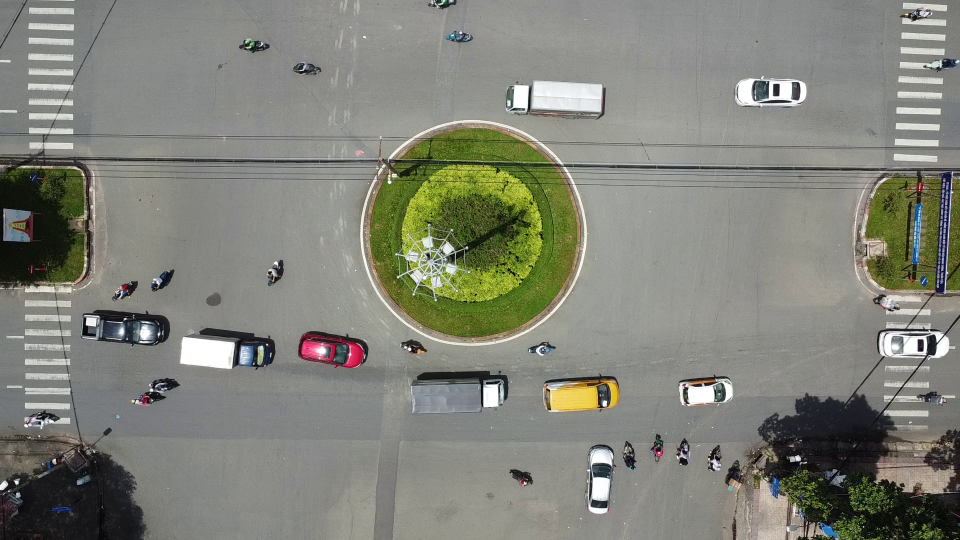
#> input picture Sample Images/5640.jpg, 1920 x 1080 px (shown at 1/2 size); its folder holds 3 pictures in this run
$ python XML_to_DRASHTI-HaOBB.py
#> lines starting #> are read from the running program, lines starting #| are printed output that depends on the picture; after the words box and inside, x2 and y2 are one past the last pixel; in counts of white or black regions, pixels touching at a corner belong together
import xml.etree.ElementTree as ET
import math
import numpy as np
import cv2
import os
import shutil

#Update images and XML path
img_path="Sample Images"
xml_path="Annotations/annotations.xml"
##################


def get_rotated_box_points(xtl, ytl, xbr, ybr, angle_deg):
    isTouching=False
    # center, width, height
    cx = (xtl + xbr) / 2
    cy = (ytl + ybr) / 2
    w = xbr - xtl
    h = ybr - ytl

    angle = math.radians(angle_deg)

    # rectangle corners (before rotation)
    dx = w / 2
    dy = h / 2
    corners = [
        (-dx, -dy),
        ( dx, -dy),
        ( dx,  dy),
        (-dx,  dy)
    ]

    # rotate around center
    points = []
    for x, y in corners:
        xr = x * math.cos(angle) - y * math.sin(angle) + cx
        yr = x * math.sin(angle) + y * math.cos(angle) + cy
        if (xr>=3835 or xr<=5) or (yr>=2155 or yr<=5):
            isTouching=True
        points.append((xr, yr))

    return cx,cy,points,isTouching  # 4 points

def get_frame_to_image_map(image_dir):
    images = sorted([
        f for f in os.listdir(image_dir)
        if f.lower().endswith(('.jpg')) and os.path.splitext(f)[0].isdigit()
    ])
    print("Total images are ",len(images))
    return images  # index = frame number


def rotateCart(origin, point, angle):
    ox, oy = origin
    px, py = point
    oy=-oy
    py=-py

    qx = ox + math.cos(angle) * (px - ox) - math.sin(angle) * (py - oy)
    qy = oy + math.sin(angle) * (px - ox) + math.cos(angle) * (py - oy)

    qy=-qy
    return int(qx), int(qy)

def read_cvat_video_tracks(xml_file,image_dir,framewiseData,vidname):
#> called with xml_file = 'Annotations/annotations.xml', image_dir = 'Sample Images', vidname = 'Sample Images'
    tree = ET.parse(xml_file)
#> (reads Annotations/annotations.xml from the repository)
    root = tree.getroot()

    tracks_data = []
    images=get_frame_to_image_map(image_dir)

    for track in root.findall("track"):
        track_id = int(track.get("id"))
        label = track.get("label")

        track_info = {
            "track_id": track_id,
            "label": label,
            "frames": []
        }

        for box in track.findall("box"):
            outside = int(box.get("outside"))
            if outside == 1:
                continue
            frame = int(box.get("frame"))
            rotation_str=box.get("rotation")
            angle = float(rotation_str) if rotation_str is not None else 0.0

            #angle = float(box.get("rotation"))

            #print(f"track {track_id} frame {frame} angle {angle}")

            image_name = images[frame]
            image_id = os.path.splitext(image_name)[0]

            xtl = float(box.get("xtl"))
            ytl = float(box.get("ytl"))
            xbr = float(box.get("xbr"))
            ybr = float(box.get("ybr"))

            cx,cy,points,isTouching = get_rotated_box_points(
                xtl, ytl, xbr, ybr, angle
            )
            pts = np.array(points, dtype=float)
            xmin = pts[:, 0].min()
            ymin = pts[:, 1].min()
            xmax = pts[:, 0].max()
            ymax = pts[:, 1].max()
            xtl1 = max(0, min(1920, xmin))
            xbr1 = max(0, min(1920, xmax))
            ytl1 = max(0, min(1080, ymin))
            ybr1 = max(0, min(1080, ymax))
            crop_reg=[int(xtl1),int(ytl1),int(xbr1),int(ybr1)]
            #cen=[int((xtl1+xbr1)/2),int((ytl1+ybr1)/2)]
            cx,cy=int((xtl1+xbr1)/2),int((ytl1+ybr1)/2)
            w2=(xbr1-xtl1)/2.0
            cen=[cx,cy]
            track_info["frames"].append({
                "frame": frame,
                "imagename":image_id,
                "angle": angle,
                "cen":cen,
                "isTouching":isTouching,
                "points": points  # 4 (x,y)

            })

            up_angCW=0
            up_id=track_id+1


            hood_pt=[cx+w2,cy]
            hood_arrow=[[cx,cy],hood_pt]
            hood_arrow_rot = [rotateCart((cx,cy), pt, math.radians(-angle)) for pt in hood_arrow]

            if image_id in framewiseData:
                framewiseData[image_id].append([up_id,label,points,angle,cen,hood_arrow_rot,crop_reg,isTouching])
            else:
                framewiseData[image_id]=[[up_id,label,points,angle,cen,hood_arrow_rot,crop_reg,isTouching]]
        tracks_data.append(track_info)

    return tracks_data


vids=[img_path]

outDir=os.path.join(".","output")
os.makedirs(outDir, exist_ok=True)
if os.path.exists(outDir) and os.path.isdir(outDir):
    shutil.rmtree(outDir)
    print("Removed all previous data")
os.makedirs(outDir, exist_ok=True)
clsCNTs={}

for vidname in vids:
    print("Working on : ",vidname)
    vidDir=outDir#os.path.join(outDir,vidname)
    os.makedirs(vidDir, exist_ok=True)


    imgPath=os.path.join(vidname)

    framewiseData={}
    tracks = read_cvat_video_tracks(xml_path,imgPath,framewiseData,vidname)

    annDir=os.path.join(vidDir,"annotated")
    dotaDir=os.path.join(vidDir,"drashti_lbls")
    os.makedirs(annDir, exist_ok=True)
    os.makedirs(dotaDir, exist_ok=True)

    for frm,annotations in framewiseData.items():
        #print("Working on ",frm,len(annotations))
        img=cv2.imread(os.path.join(imgPath,frm+".jpg"))
#> img is the input picture: shape (1080, 1920, 3); mean B, G, R 120.6, 130.6, 129.2
        dota_lines=[f"flightHeight:{0}\n"]
        for ann in annotations:
            track_id,cls,points,angCW,cen,hood,crop_reg,isTouching=ann[0],ann[1],ann[2],ann[3],ann[4],ann[5],ann[6],ann[7]

            if cls in clsCNTs:
                clsCNTs[cls]+=1
            else:
                clsCNTs[cls]=1
            ####

            pts = np.array(points, dtype=np.int32)
            # ---- write DOTA line ----
            x1, y1 = pts[0]
            x2, y2 = pts[1]
            x3, y3 = pts[2]
            x4, y4 = pts[3]
            difficulty = 0  # you can change later
            if isTouching:
                difficulty=1

            dota_lines.append(f"{x1} {y1} {x2} {y2} {x3} {y3} {x4} {y4} {cls} {difficulty} {angCW}\n")
            cv2.arrowedLine(img, hood[0], hood[1], (0, 0, 255), 2, tipLength=0.25)
            if isTouching:
                cv2.polylines(img, [pts], isClosed=True, color=(0, 255, 0), thickness=3)
            else:
                cv2.polylines(img, [pts], isClosed=True, color=(0,0, 0), thickness=3)
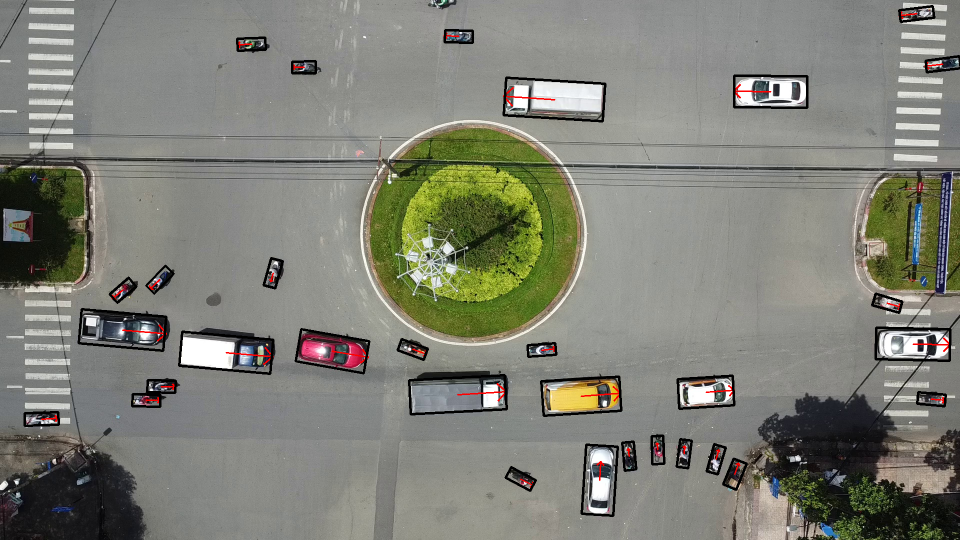
#> img: shape (1080, 1920, 3) (shown at 1/2 size); 2.12% of pixels changed, all inside (x1, y1, x2, y2) = (47, 10, 1920, 1034)
#> after the loop, clsCNTs = {'Truck': 4, 'MotorCycle': 21, 'SUV': 3, 'Sedan': 3}; dota_lines = 32 items

        cv2.imwrite(os.path.join(annDir,frm+".jpg"),img)
        txt_path = os.path.join(dotaDir, f"{int(frm)}.txt")
        with open(txt_path, "w") as f:
            for line in dota_lines:
                f.write(line)
#> this loop made 32 passes

print("Classwise counts : ",clsCNTs)
